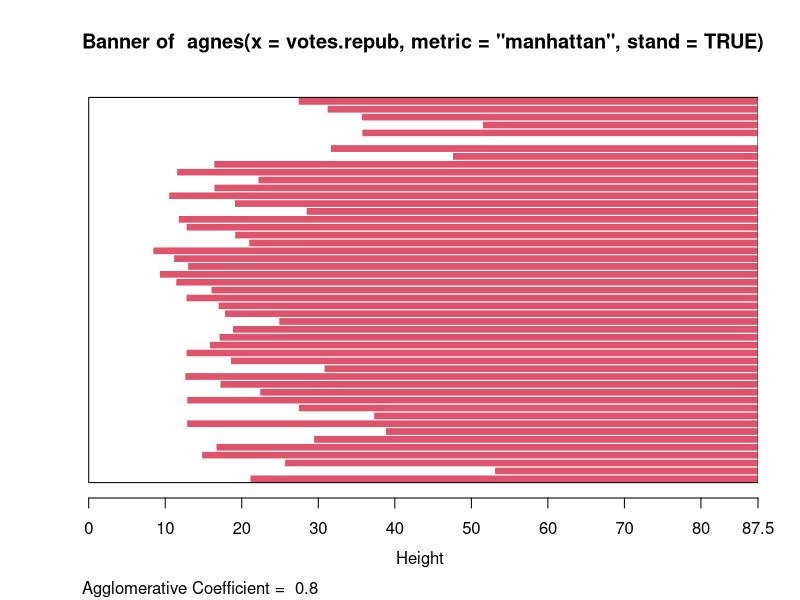
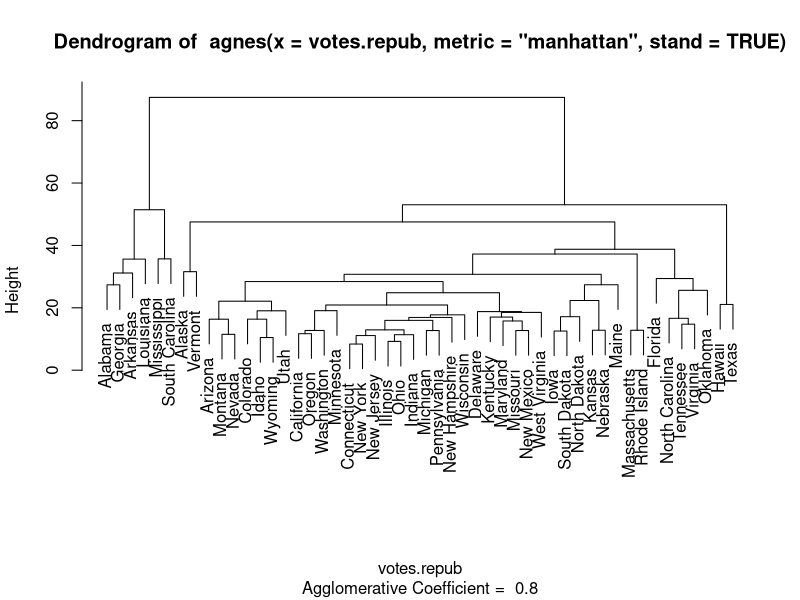
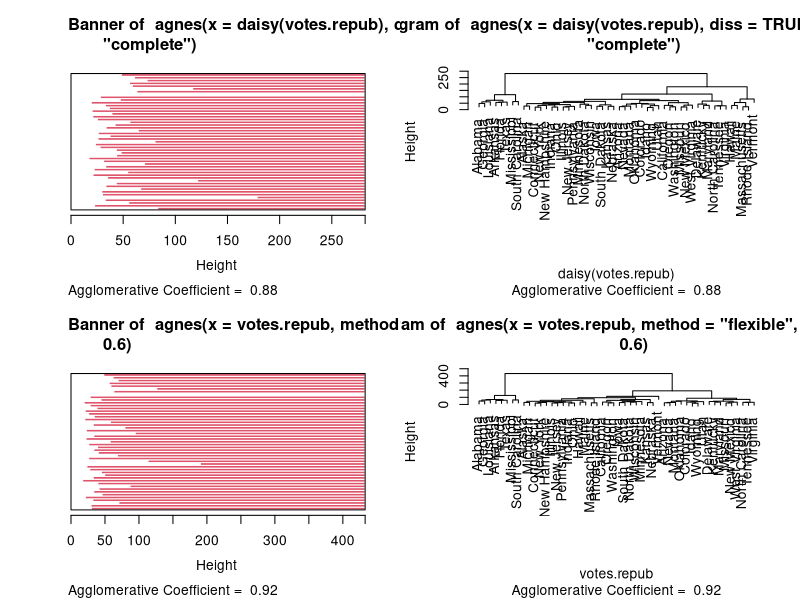

The R source for these figures, in order:

# clustering  -> kmeans of " stats " package  

# cluseter : clusering function package
install.packages("cluster")
library(cluster)

votes.repub[1:10,1:3]   # 1856's ~1976's 의 31개 선거에서 공화당 대통령 후보에 대한 각 주별 투표율애 대한 통계로 cluster 패키지 제공 데이터

# agnes : one of clustering methods , there are 6 kinds ( average , single (single linkage), complete ( complete linkage), ward ,weighted,flexible )
# 기본 방식 : average
# If data is standardized, stand is "TRUE" 
agnl <- agnes(votes.repub, metric = "manhattan", stand = TRUE)
agnl

plot(agnl)

op <- par(mfrow=c(2,2))

#daisy : dissimilarity 계산이 된 경우로 dissimilarity matrix 가 사용된 경우 무시 
agn2 <- agnes(daisy(votes.repub),diss=TRUE,method="complete") # one of clustering methods
plot(agn2)
agnS<-agnes(votes.repub,method="flexible",par.meth= 0.6) 
plot(agnS)
par(op)

#as.dendrogram : It can make plots of ( hierarchical clustering , classification tree )
(d2<-as.dendrogram(agn2)) 
d2[[1]]
d2[[2]]

d2[[1]][[1]]
str(d2)

